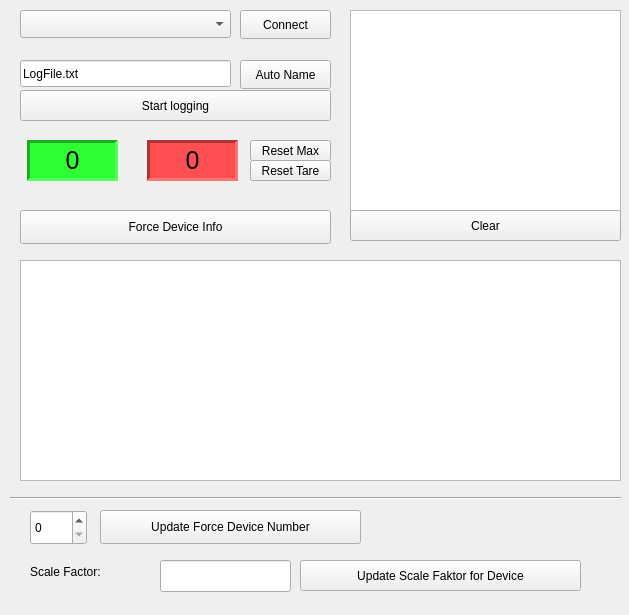
<?xml version="1.0" encoding="UTF-8"?>
<ui version="4.0">
 <class>PyForceSenseWidget</class>
 <widget class="QWidget" name="PyForceSenseWidget">
  <property name="geometry">
   <rect>
    <x>0</x>
    <y>0</y>
    <width>629</width>
    <height>615</height>
   </rect>
  </property>
  <property name="windowTitle">
   <string>Form</string>
  </property>
  <widget class="QLabel" name="curForceLabel">
   <property name="geometry">
    <rect>
     <x>27</x>
     <y>140</y>
     <width>91</width>
     <height>41</height>
    </rect>
   </property>
   <property name="font">
    <font>
     <pointsize>19</pointsize>
    </font>
   </property>
   <property name="styleSheet">
    <string notr="true">background-color: rgb(46, 255, 53)</string>
   </property>
   <property name="frameShape">
    <enum>QFrame::Panel</enum>
   </property>
   <property name="frameShadow">
    <enum>QFrame::Sunken</enum>
   </property>
   <property name="lineWidth">
    <number>3</number>
   </property>
   <property name="text">
    <string>0</string>
   </property>
   <property name="alignment">
    <set>Qt::AlignCenter</set>
   </property>
  </widget>
  <widget class="QLabel" name="maxForceLabel">
   <property name="geometry">
    <rect>
     <x>147</x>
     <y>140</y>
     <width>91</width>
     <height>41</height>
    </rect>
   </property>
   <property name="font">
    <font>
     <pointsize>19</pointsize>
    </font>
   </property>
   <property name="styleSheet">
    <string notr="true">background-color: rgb(255, 78, 81)</string>
   </property>
   <property name="frameShape">
    <enum>QFrame::Panel</enum>
   </property>
   <property name="frameShadow">
    <enum>QFrame::Sunken</enum>
   </property>
   <property name="lineWidth">
    <number>3</number>
   </property>
   <property name="text">
    <string>0</string>
   </property>
   <property name="alignment">
    <set>Qt::AlignCenter</set>
   </property>
  </widget>
  <widget class="QPlainTextEdit" name="serialOutputText">
   <property name="geometry">
    <rect>
     <x>350</x>
     <y>10</y>
     <width>271</width>
     <height>211</height>
    </rect>
   </property>
   <property name="readOnly">
    <bool>true</bool>
   </property>
  </widget>
  <widget class="PlotWidget" name="forcePlot">
   <property name="geometry">
    <rect>
     <x>20</x>
     <y>260</y>
     <width>601</width>
     <height>221</height>
    </rect>
   </property>
  </widget>
  <widget class="QPushButton" name="resetMaxBtn">
   <property name="geometry">
    <rect>
     <x>250</x>
     <y>140</y>
     <width>81</width>
     <height>21</height>
    </rect>
   </property>
   <property name="text">
    <string>Reset Max</string>
   </property>
  </widget>
  <widget class="QComboBox" name="comportCombo">
   <property name="geometry">
    <rect>
     <x>20</x>
     <y>10</y>
     <width>211</width>
     <height>28</height>
    </rect>
   </property>
  </widget>
  <widget class="QPushButton" name="connectButton">
   <property name="geometry">
    <rect>
     <x>240</x>
     <y>10</y>
     <width>91</width>
     <height>29</height>
    </rect>
   </property>
   <property name="text">
    <string>Connect</string>
   </property>
  </widget>
  <widget class="QPushButton" name="logButton">
   <property name="geometry">
    <rect>
     <x>20</x>
     <y>90</y>
     <width>311</width>
     <height>31</height>
    </rect>
   </property>
   <property name="text">
    <string>Start logging</string>
   </property>
  </widget>
  <widget class="QLineEdit" name="logName">
   <property name="geometry">
    <rect>
     <x>20</x>
     <y>60</y>
     <width>211</width>
     <height>27</height>
    </rect>
   </property>
   <property name="text">
    <string>LogFile.txt</string>
   </property>
  </widget>
  <widget class="QPushButton" name="autoNameButton">
   <property name="geometry">
    <rect>
     <x>240</x>
     <y>60</y>
     <width>91</width>
     <height>29</height>
    </rect>
   </property>
   <property name="text">
    <string>Auto Name</string>
   </property>
  </widget>
  <widget class="QPushButton" name="resetTareButton">
   <property name="geometry">
    <rect>
     <x>250</x>
     <y>160</y>
     <width>81</width>
     <height>21</height>
    </rect>
   </property>
   <property name="text">
    <string>Reset Tare</string>
   </property>
  </widget>
  <widget class="QPushButton" name="clearButton">
   <property name="geometry">
    <rect>
     <x>350</x>
     <y>210</y>
     <width>271</width>
     <height>31</height>
    </rect>
   </property>
   <property name="text">
    <string>Clear</string>
   </property>
  </widget>
  <widget class="QPushButton" name="ForceDeviceInfo_Button">
   <property name="geometry">
    <rect>
     <x>20</x>
     <y>210</y>
     <width>311</width>
     <height>34</height>
    </rect>
   </property>
   <property name="text">
    <string>Force Device Info</string>
   </property>
  </widget>
  <widget class="QPushButton" name="UpdateForceDeviceNr_Button">
   <property name="geometry">
    <rect>
     <x>100</x>
     <y>510</y>
     <width>261</width>
     <height>34</height>
    </rect>
   </property>
   <property name="text">
    <string>Update Force Device Number</string>
   </property>
  </widget>
  <widget class="QSpinBox" name="ForceDeviceNrInput_QSpinBox">
   <property name="geometry">
    <rect>
     <x>30</x>
     <y>510</y>
     <width>57</width>
     <height>35</height>
    </rect>
   </property>
  </widget>
  <widget class="QLineEdit" name="ScaleFaktorInput_QLineEdit">
   <property name="geometry">
    <rect>
     <x>160</x>
     <y>560</y>
     <width>131</width>
     <height>32</height>
    </rect>
   </property>
  </widget>
  <widget class="QLabel" name="ScaleFaktorDisplay_Label">
   <property name="geometry">
    <rect>
     <x>30</x>
     <y>560</y>
     <width>111</width>
     <height>24</height>
    </rect>
   </property>
   <property name="text">
    <string>Scale Factor:</string>
   </property>
  </widget>
  <widget class="QPushButton" name="UpdateScaleFaktor_Button">
   <property name="geometry">
    <rect>
     <x>300</x>
     <y>560</y>
     <width>281</width>
     <height>31</height>
    </rect>
   </property>
   <property name="text">
    <string>Update Scale Faktor for Device</string>
   </property>
  </widget>
  <widget class="Line" name="line">
   <property name="geometry">
    <rect>
     <x>10</x>
     <y>490</y>
     <width>611</width>
     <height>16</height>
    </rect>
   </property>
   <property name="orientation">
    <enum>Qt::Horizontal</enum>
   </property>
  </widget>
 </widget>
 <customwidgets>
  <customwidget>
   <class>PlotWidget</class>
   <extends>QGraphicsView</extends>
   <header>pyqtgraph</header>
  </customwidget>
 </customwidgets>
 <resources/>
 <connections/>
</ui>
